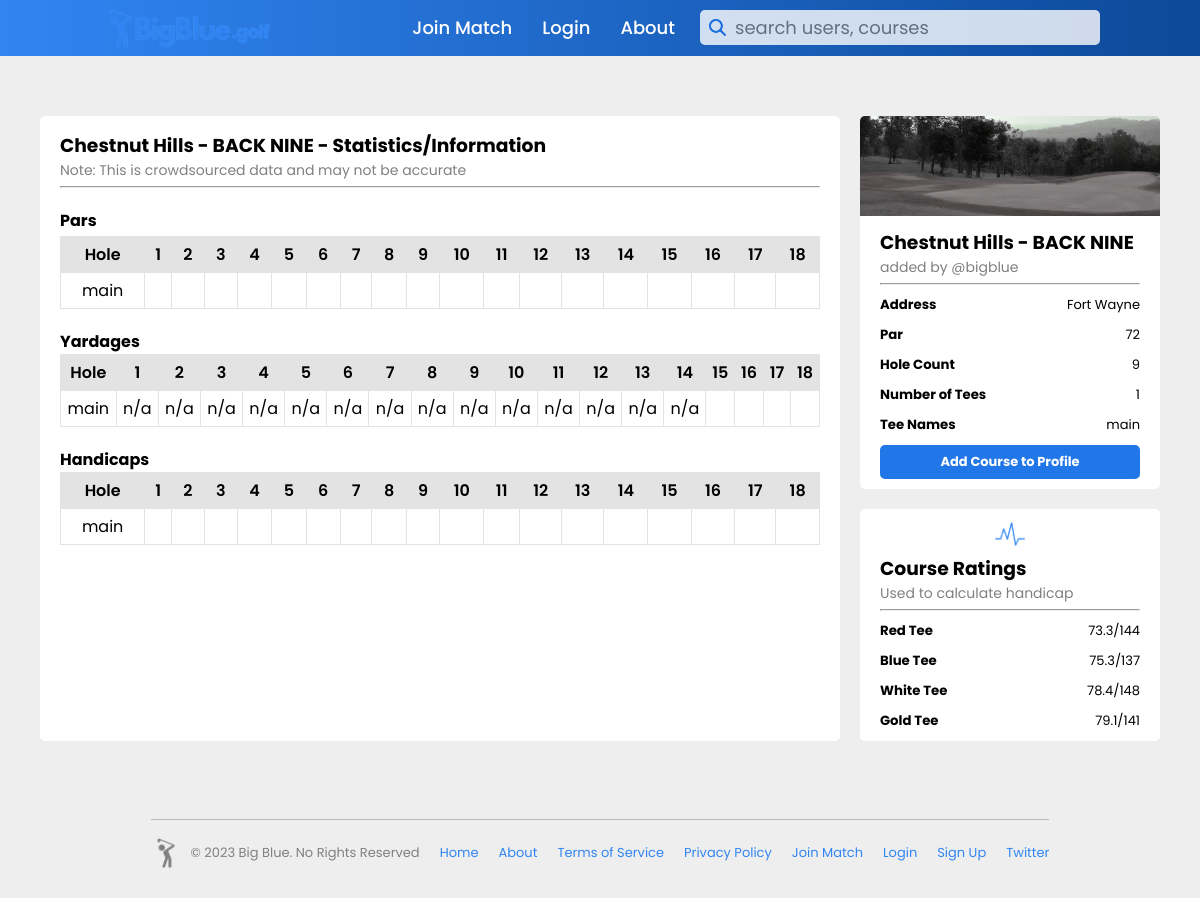
Screenshot of /course_profile/3 with the database file from the repository.
### course.py (models this page shows, shortened)
class New_Courses(db.Model):
    _id = db.Column("id", db.Integer, primary_key=True)
    name = db.Column(db.String(75))
    created_by = db.Column(db.String)
    address = db.Column(db.String(75))
    holes = db.Column(db.String(3))
    tees = db.Column(db.String)
    pars = db.Column(db.String)
    hole_handicaps = db.Column(db.String)
    course_ratings = db.Column(db.String)
    slope_ratings = db.Column(db.String)
    distances = db.Column(db.String)
    verified = db.Column(db.Integer)

### course_routes.py (the view)
@app.route("/course_profile/<course_id>")
def course_profile(course_id):
    found_user = ""
    found_course = New_Courses.query.filter_by(_id=course_id).first()
    try:
        found_user = users.query.filter_by(username=session['active_user'][0]).first()
    except:
        found_user = ""
    return render_template("course_profile.html", data=found_user, course_data=found_course, list_of_tees=get_tee_names(course_id))

### course_routes.py (called while the page is built)
@app.route('/get_tee_names/<course>')
def get_tee_names(course):
    found_course = New_Courses.query.filter_by(_id=int(course)).first()
    tees = string_to_list(found_course.tees)
    return tees

### setup.py (called while the page is built)
def string_to_list(string: str) -> list:
    thing = ast.literal_eval(""+string+"")
    return thing

### templates/course_profile.html (shortened to what this page needs)
{% if data.rank == 'coach' %}
    {% extends "indexcontentcoachlogin.html" %}
{% elif data.rank == 'player' %}
    {% extends "indexcontentplayerlogin.html" %}
{% else %}
    {% extends "indexcontent.html" %}
{% endif %}
{% block content %}
<link rel="stylesheet" href="{{ url_for('static', filename='styles/course-profile.css') }}">
<div class="main-container">
    <div class="tee-container">
        <div class="basic-tee-information">
            <h3 id="course-name">{{course_data.name}} - Statistics/Information</h3>
            <p>Note: This is crowdsourced data and may not be accurate</p>
            <hr>
        </div>
        <div class="par-div">
            <h4 id="tee-information-header">Pars</h4>
            <table>
                <tr>
                    <th>Hole</th>
                    <th>1</th>
                    <th>2</th>
                    <th>3</th>
                    <th>4</th>
                    <th>5</th>
                    <th>6</th>
                    <th>7</th>
                    <th>8</th>
                    <th>9</th>
                    <th>10</th>
                    <th>11</th>
                    <th>12</th>
                    <th>13</th>
                    <th>14</th>
                    <th>15</th>
                    <th>16</th>
                    <th>17</th>
                    <th>18</th>
                </tr>
                {% for tee in list_of_tees %}
                    <tr>
                        <td>{{tee}}</td>
                        {% for i in range(0,18) %}
                            <td id="target_{{tee}}_{{i}}"></td>
                        {% endfor %}
                    </tr>
                {% endfor %}
            </table>
        </div>
        <div class="yardage-div">
            <h4>Yardages</h4>
            <table>
                <tr>
                    <th>Hole</th>
                    <th>1</th>
                    <th>2</th>
                    <th>3</th>
                    <th>4</th>
                    <th>5</th>
                    <th>6</th>
                    <th>7</th>
                    <th>8</th>
                    <th>9</th>
                    <th>10</th>
                    <th>11</th>
                    <th>12</th>
                    <th>13</th>
                    <th>14</th>
                    <th>15</th>
                    <th>16</th>
                    <th>17</th>
                    <th>18</th>
                </tr>
                {% for tee in list_of_tees %}
                    <tr>
                        <td>{{tee}}</td>
                        {% for i in range(0,18) %}
                            <td id="target2_{{tee}}_{{i}}"></td>
                        {% endfor %}
                    </tr>
                {% endfor %}
            </table>
        </div>
        <div class="handicap-div">
            <h4>Handicaps</h4>
            <table>
                <tr>
                    <th>Hole</th>
                    <th>1</th>
                    <th>2</th>
                    <th>3</th>
                    <th>4</th>
                    <th>5</th>
                    <th>6</th>
                    <th>7</th>
                    <th>8</th>
                    <th>9</th>
                    <th>10</th>
                    <th>11</th>
                    <th>12</th>
                    <th>13</th>
                    <th>14</th>
                    <th>15</th>
                    <th>16</th>
                    <th>17</th>
                    <th>18</th>
                </tr>
                {% for tee in list_of_tees %}
                    <tr>
                        <td>{{tee}}</td>
                        {% for i in range(0,18) %}
                            <td id="target3_{{tee}}_{{i}}"></td>
                        {% endfor %}
                    </tr>
                {% endfor %}
            </table>
        </div>
    </div>
    <div>
        <div class="general-stats-container">
            <div class="course-cover-image">
                <img src="{{ url_for('static', filename='logo_graphics/golf-course-cover-photo.jpg') }}" alt="">
            </div>
            <div class="basic-course-info">
                <h3 id="course-name">{{course_data.name}}</h3>
                <p>added by <span><a href="/profile/{{course_data.created_by}}">@{{course_data.created_by}}</a></span></p>
                <hr>
            </div>
            <div class="more-specific-course-information">
                <h5>Address</h5>
                <p>{{course_data.address}}</p>
            </div>
            <div class="more-specific-course-information">
                <h5>Par</h5>
                <p>72</p>
            </div>
            <div class="more-specific-course-information">
                <h5>Hole Count</h5>
                <p>{{course_data.holes}}</p>
            </div>
            <div class="more-specific-course-information">
                <h5>Number of Tees</h5>
                <p>{{ (course_data.tees).split(',') | length }}</p>
            </div>
            <div class="more-specific-course-information">
                <h5>Tee Names</h5>
                {% set tee_names = (course_data.tees).split(',') %}
                {% set tee_names = tee_names | replace("[", "") %}
                {% set tee_names = tee_names | replace("]", "") %}
                {% set tee_names = tee_names | replace("'", "") %}
                {% set tee_names = tee_names | replace('"', '') %}
                {% set tee_names = tee_names | replace(",", ", ") %}
                <p>{{ tee_names }}</p>
            </div>
            <a href="/add_favorite_course/{{course_data._id}}" id="add-course-button" >Add Course to Profile</a>
        </div>
        <div class="course-rating-container">
            <div class="courserating-cover-image">
                <img src="{{ url_for('static', filename='logo_graphics/wave_graphic.png') }}" alt="">
            </div>
            <div class="basic-course-info">
                <h3 id="course-name">Course Ratings</h3>
                <p>Used to calculate handicap</p>
                <hr>
            </div>
            <div class="more-specific-course-information">
                <h5>Red Tee</h5>
                <p>73.3/144</p>
            </div>
            <div class="more-specific-course-information">
                <h5>Blue Tee</h5>
                <p>75.3/137</p>
            </div>
            <div class="more-specific-course-information">
                <h5>White Tee</h5>
                <p>78.4/148</p>
            </div>
            <div class="more-specific-course-information">
                <h5>Gold Tee</h5>
                <p>79.1/141</p>
            </div>
        </div>
    </div>
</div>
{% endblock %}

### static/styles/course-profile.css (style rules this page uses)
* { padding: 0; margin: 0; box-sizing: border-box; font-family: bigBlueBold; }
html, body { height: 100%; background-color: #eeeeee; }
.main-container { margin-top: 5%; margin-bottom: 5%; display: flex; justify-content: center; }
.tee-container { width: 800px; max-height: 5000px; background-color: white; border-radius: 5px; padding: 10px 20px; margin-right: 20px; }
.general-stats-container { width: 300px; min-height: 320px; max-height: 460px; background-color: white; border-radius: 5px; padding: 10px 20px; }
.course-rating-container { margin-top: 20px; width: 300px; min-height: 200px; max-height: 300px; background-color: white; border-radius: 5px; padding: 10px 20px; }
.course-cover-image img { width: 300px; max-height: 100px; object-fit: cover; margin-left: -20px; margin-top: -10px; border-radius: 5px 5px 0px 0px; }
#course-name { text-align: left; margin-top: 5px; }
.basic-course-info p span a { font-size: 14px; color: grey; font-family: bigBlueRegular; margin-bottom: 5px; text-decoration: none; }
.basic-course-info p { font-size: 14px; color: grey; font-family: bigBlueRegular; margin-bottom: 5px; }
.more-specific-course-information { display: flex; justify-content: space-between; align-items: center; margin-top: 10px; }
.more-specific-course-information p { font-size: 13px; color: black; font-family: bigBlueRegular; margin-left: 20px; }
.basic-tee-information p { font-size: 14px; color: grey; font-family: bigBlueRegular; margin-bottom: 5px; }
.par-div { margin-top: 20px; }
.yardage-div { margin-top: 20px; }
.handicap-div { margin-top: 20px; margin-bottom: 20px; }
table { border-collapse: collapse; width: 100%; max-width: 800px; margin: 0 auto; }
th, td { padding: 5px; text-align: center; border: 1px solid #e3e3e3; }
th { background-color: #e4e3e3; font-family: bigBlueSemiBold; }
td { font-family: bigBlueRegular; }
tr:nth-child(even) { background-color: #ffffff; }
tr:nth-child(odd) { background-color: #f2f2f2; }
#tee-information-header { margin-bottom: 3px; }
.courserating-cover-image img { width: 30px; max-height: 30px; margin-left: auto; margin-right: auto; display: block; margin-bottom: 5px; }
#add-course-button { margin-top: 10px; text-align: center; color: white; background: #2176e8; border: none; cursor: pointer; text-decoration: none; font-size: 13px; padding: 7px 10px; border-radius: 5px; margin-left: auto; margin-right: auto; display: block; }

### rows the page displays
New_Courses: name "Chestnut Hills - BACK NINE", created_by "bigblue", address "Fort Wayne", holes "9"

### other values shown
{{ tee }} "main"
{{ (course_data.tees).split(',') | length }} "1"
{{ tee_names }} "main"
